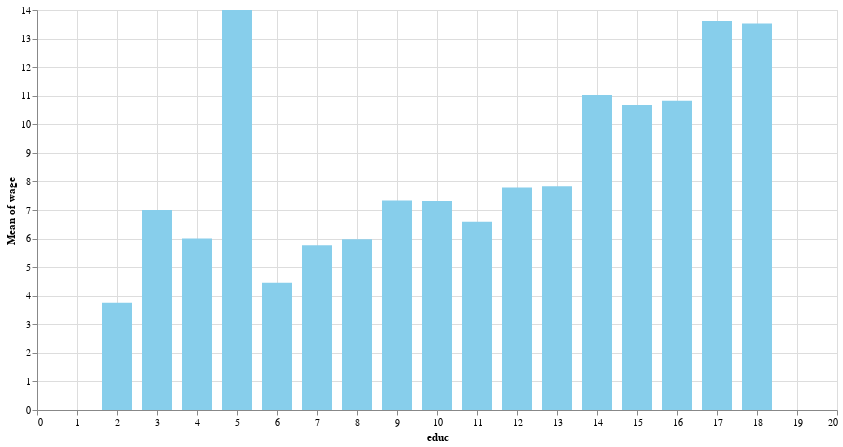

Notebook cell for this chart:
### Markdown cell above
----

### Code cell
alt.Chart(pop).mark_bar(size=30).encode(
    y='mean(wage):Q',
    x='educ:Q',
).configure_mark(
    color='skyblue'
).properties(width=800, height=400)

### Figure 1 — Vega-Lite specification as saved in the notebook (floating-point values rounded to 4 significant figures; data arrays with more than 128 entries replaced by an {"elided": "..."} marker saying what was removed)
{"config": {"view": {"continuousWidth": 300, "continuousHeight": 300}, "mark": {"color": "skyblue"}}, "data": {"name": "data-02434fce8bb0abec477508894705cf25"}, "mark": {"type": "bar", "size": 30}, "encoding": {"x": {"field": "educ", "type": "quantitative"}, "y": {"aggregate": "mean", "field": "wage", "type": "quantitative"}}, "height": 400, "width": 800, "$schema": "https://vega.github.io/schema/vega-lite/v5.20.1.json", "datasets": {"data-02434fce8bb0abec477508894705cf25": {"elided": "534 records"}}}
